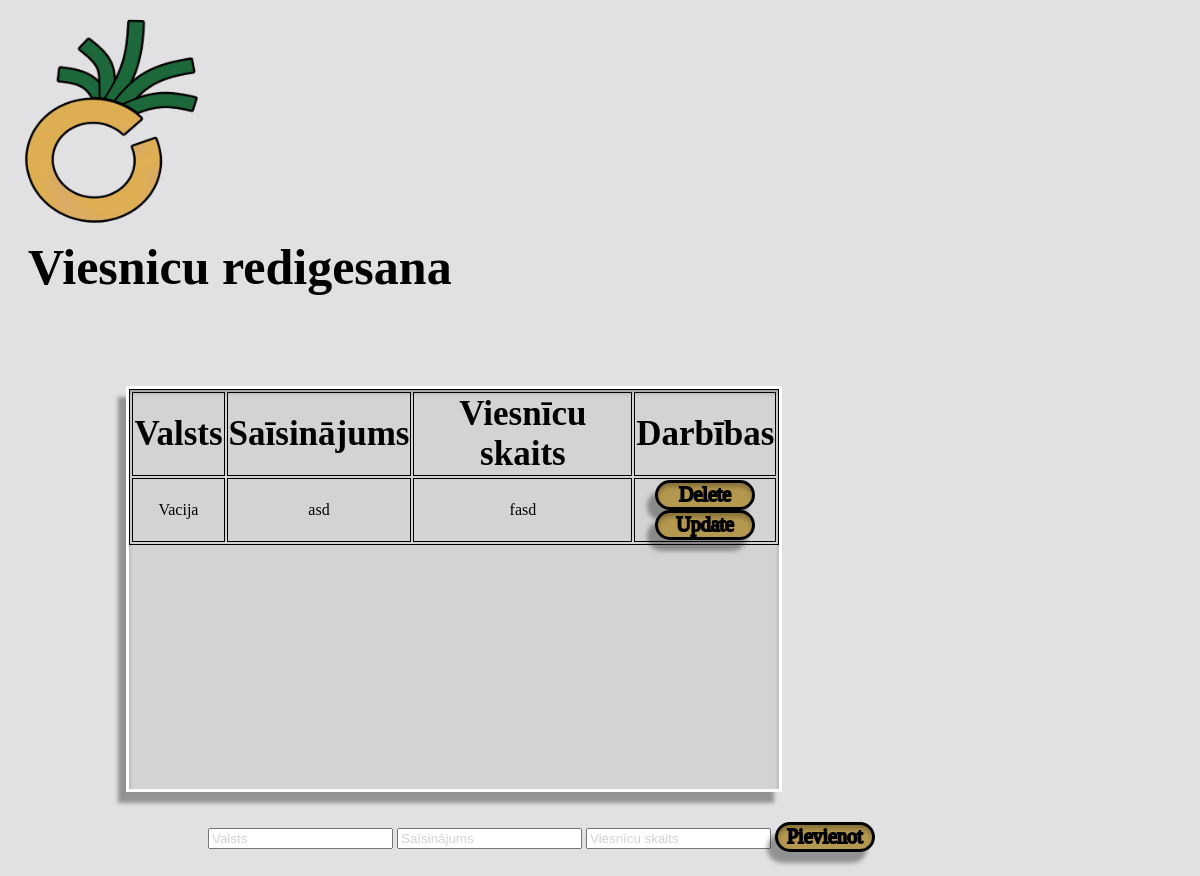
Before: /Admin-Rediģēšana/Valstis with the older database file.
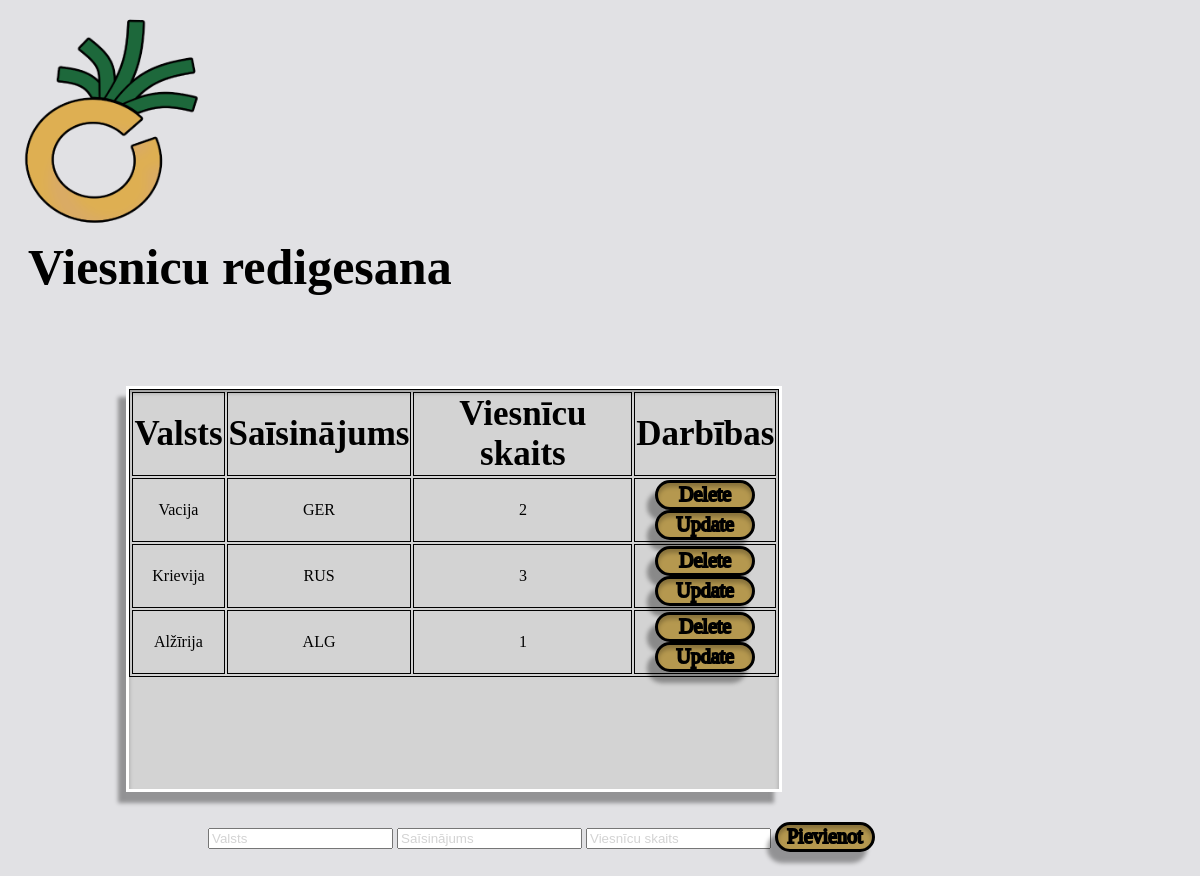
After: the same page with the newer database file.
### main.py (models this page shows, shortened)
class Valstis(db.Model):
  id = db.Column(db.Integer, primary_key=True)
  valsts = db.Column(db.String(60), nullable=False)
  saisinajums = db.Column(db.String(10), nullable=False)
  viesnic_sk = db.Column(db.Integer, nullable=False)

### main.py (the view)
@app.route('/Admin-Rediģēšana/Valstis', methods=['POST', 'GET'])
def Valstis_func():
    if request.method == 'POST':
      jauna_valsts = Valstis(
      valsts=request.form['valsts'],
      saisinajums=request.form['saisinajums'],
      viesnic_sk=request.form['viesnic_sk'])
      try:
        db.session.add(jauna_valsts)
        db.session.commit()
        return redirect('/Admin-Rediģēšana/Valstis')
      except:
        return 'Kļūda pievienojot Valsti!'
    else:
      tasks = Valstis.query.order_by(Valstis.id).all()
      return render_template('Valsts_tabula.html', tasks=tasks)

### templates/Valsts_tabula.html (shortened to what this page needs)
<html lang="lv">
  <head>
    <link rel="stylesheet" href="{{ url_for('static', filename='css/Homepage.css') }}">
    <link rel="stylesheet" href="https://cdnjs.cloudflare.com/ajax/libs/font-awesome/5.15.3/css/all.min.css"/>
  </head>
  <body class="Palmu_lapa">
    <a href="/Admin-Rediģēšana"><img class="Logo_sturis" src="../static/img/Mājaslapas_logo.png"></a>
    <h3 class="Form_aizpilde">Viesnicu redigesana</h3>
    {% block body %}
    <div class="content">
        {% if tasks|length < 1 %}
        <h4 style="text-align: left">Nav nevienas valstis pievienotas! Pievienojiet zemāk.</h4>
        {% else %}
        <div class="table_units">
            <table>
                <tr>
                    <th class="teksts">Valsts</th>
                    <th class="teksts">Saīsinājums</th>
                    <th class="teksts">Viesnīcu skaits</th>
                    <th class="teksts">Darbības</th>
                </tr>
                {% for task in tasks %}
                  <div>
                    <tr>
                        <td>{{ task.valsts }}</td>
                        <td>{{ task.saisinajums }}</td>
                        <td>{{ task.viesnic_sk }}</td>
                        <td>
                          <a href="/izdzest_Valsts/{{task.id}}"><input style="width: 100px; height: 30px; font-size: 20px; line-height: 20px;" class="Pogas" type="submit" value="Delete"></input></a>
                            <br>
                          <a href="/Admin-Rediģēšana/Valstis/update/{{task.id}}"><input style="width: 100px; height: 30px; font-size: 20px; line-height: 20px;" class="Pogas" type="submit" value="Update"></input></a>
                       </td>
                    </tr>
                  </div>
                {% endfor %}
            </table>
        </div>
        {% endif %}
        <div class="form_top">
            <form action="/Admin-Rediģēšana/Valstis" method="POST" class="Admin_form">
                <input class="input" type="text" placeholder="Valsts" name="valsts" id="valsts" required>
                <input class="input" type="text" placeholder="Saīsinājums" name="saisinajums" id="saisinajums" required>
                <input class="input" type="text" placeholder="Viesnīcu skaits" name="viesnic_sk" id="viesnic_sk" required>
                <input class="Pogas" style="width: 100px; height: 30px; font-size: 20px; line-height: 20px;" type="submit" value="Pievienot">
            </form>
        </div>
    </div>
    {% endblock %}
  </body>

### static/css/Homepage.css (style rules this page uses)
body { font-family: 'ZCOOL QingKe HuangYou'; }
.Palmu_lapa { background-image: url(../img/Aizmugures_Bilde_2.1.png); background-repeat: no-repeat; }
.Logo_sturis { width: 200px; height: 230px; }
h3 { padding-left: 20px; margin: auto; font-size: 50px; }
.Pogas { font-family: 'ZCOOL QingKe HuangYou'; font-size: 55px; line-height: 64px; color: #EDD711; -webkit-text-stroke-width: 2px; -webkit-text-stroke-color: black; border: 3px solid #000000; background: #B5984F; box-shadow: -8px 11px 4px rgba(0, 0, 0, 0.35), inset 0px 4px 4px rgba(0, 0, 0, 0.25); border-radius: 23px; box-sizing: border-box; cursor:pointer; display:inline-block; text-align: center; padding-bottom: 5px }
form { display: inline-block; margin-left: auto; margin-right: auto; width: 350px; }
::placeholder { color: lightgray; opacity: 1; }
.table_units { background-color: lightgray; border: 1px white; text-align: center; display: block; margin-left: 10%; width: 650px; height: 400px; border: 3px solid white; overflow-x: hidden; overflow-y: auto; box-shadow: -8px 11px 4px rgba(0, 0, 0, 0.35), inset 0px 4px 4px rgba(0, 0, 0, 0.25); }
.teksts { font-size: 35px; }
td { text-align: center }
table, td, th { border: 1px solid black; padding: auto; }
.content { padding-top: 50px; left: 40%; }
.Form_aizpilde { margin-bottom: 40px; }
.form_top { position: relative; width: 800px; padding-top: 30px; padding-left: 200px; }
.admin_form { width: 800px; }

Changed rows visible on the page:
changed Valstis "Vacija": saisinajums "asd" → "GER"; viesnic_sk "fasd" → "2"
added Valstis: valsts "Krievija", saisinajums "RUS", viesnic_sk "3"
added Valstis: valsts "Alžīrija", saisinajums "ALG", viesnic_sk "1"
